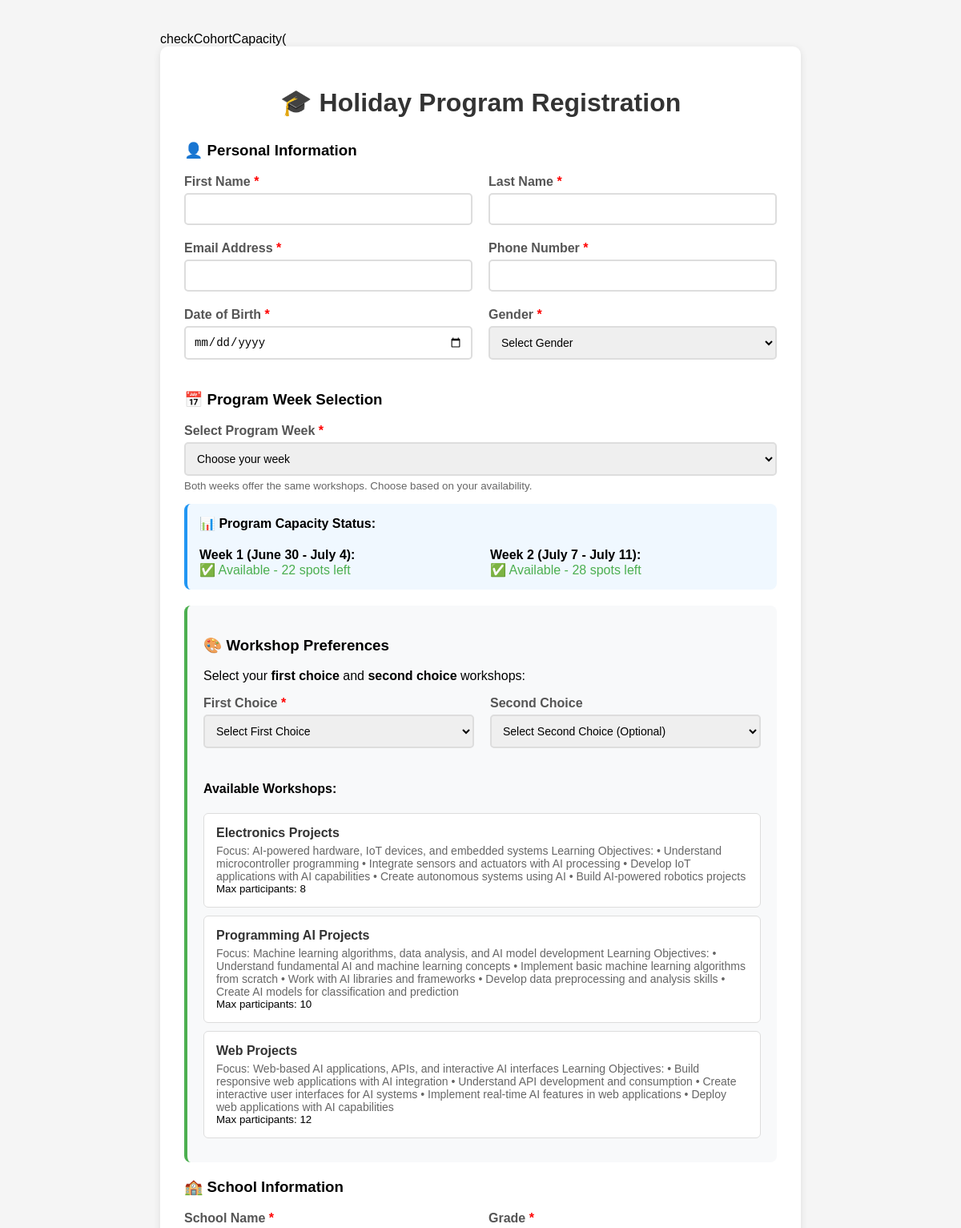
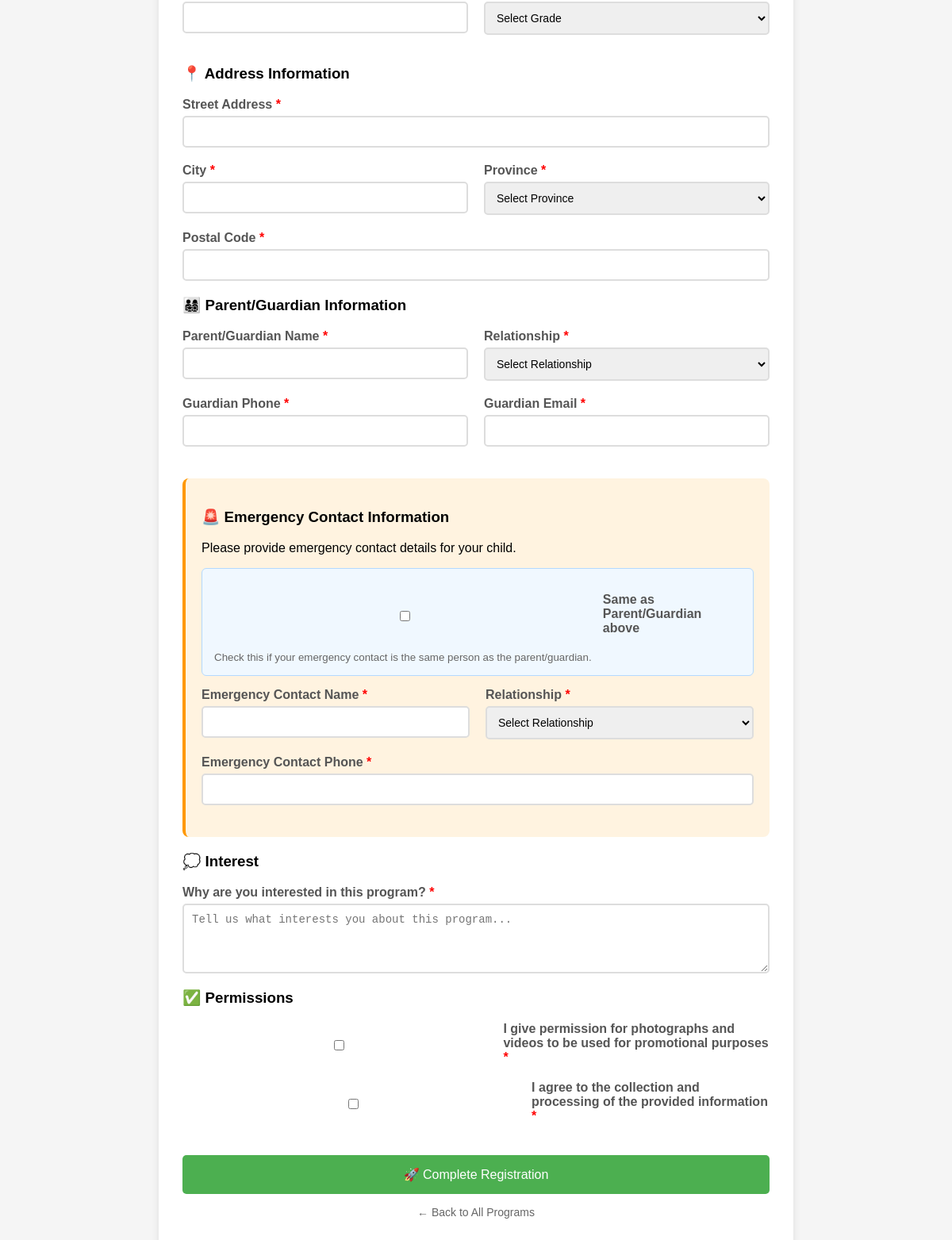
Screenshot of /app/Views/holidayPrograms/simple_registration.php?program_id=2 (signed in) with the database file from the repository (2 pictures, top to bottom).
### tables this page shows
CREATE TABLE `holiday_program_workshops` (
  `id` int NOT NULL,
  `program_id` int NOT NULL,
  `title` varchar(255) NOT NULL,
  `description` text,
  `instructor` varchar(255) DEFAULT NULL,
  `max_participants` int DEFAULT '15',
  `start_time` time DEFAULT NULL,
  `end_time` time DEFAULT NULL,
  `location` varchar(255) DEFAULT NULL,
  `created_at` timestamp NOT NULL DEFAULT CURRENT_TIMESTAMP,
  `updated_at` timestamp NOT NULL DEFAULT CURRENT_TIMESTAMP ON UPDATE CURRENT_TIMESTAMP,
  `prerequisites` text COMMENT 'Workshop prerequisites and requirements',
  `cohort_id` int DEFAULT NULL COMMENT 'Link workshop to specific cohort',
  `week_number` int DEFAULT '1' COMMENT 'Which week of program this workshop runs'
);

### app/Views/holidayPrograms/simple_registration.php (the view, shortened to what the rows shown need)
checkCohortCapacity(<?php
$programId = isset($_GET['program_id']) ? (int)$_GET['program_id'] : 2;
$success = false;
$workshops = [];
try {
    require_once '../../../server.php';
    if ($conn) {
        $workshopSql = "SELECT id, title, description, max_participants FROM holiday_program_workshops WHERE program_id = ? ORDER BY title";
        $workshopStmt = $conn->prepare($workshopSql);
        if ($workshopStmt) {
            $workshopStmt->bind_param("i", $programId);
            $workshopStmt->execute();
            $result = $workshopStmt->get_result();
            while ($row = $result->fetch_assoc()) {
                $workshops[] = $row;
            }
        }
    }
} catch (Exception $e) {
}
?>
<!DOCTYPE html>
<html lang="en">
<head>
</head>
<body>
    <div class="form-container">
        <h1>🎓 Holiday Program Registration</h1>
        <?php if ($success): ?>
            <div class="success">
                <h2>✅ Registration Successful!</h2>
                <p>Thank you for registering for the holiday program.</p>
                <p><strong>Registration ID:</strong> #<?php echo $registrationId; ?></p>
                <p><strong>Workshop Preferences:</strong>
                <?php
                $prefs = json_decode($workshopPreferenceJson, true);
                if (!empty($prefs)) {
                    $workshopNames = [];
                    foreach ($prefs as $prefId) {
                        foreach ($workshops as $workshop) {
                            if ($workshop['id'] == $prefId) {
                                $workshopNames[] = $workshop['title'];
                                break;
                            }
                        }
                    }
                    echo implode(', ', $workshopNames);
                }
                ?>
                </p>
                <p><strong>Emergency Contact:</strong> <?php echo htmlspecialchars($emergencyContactName); ?> (<?php echo htmlspecialchars($emergencyContactRelationship); ?>)</p>
                <p>You will receive a confirmation email shortly.</p>
                <p><strong>Selected Week:</strong> <?php echo htmlspecialchars($cohortNames[$cohortId] ?? 'Unknown'); ?></p>
                <p><strong>Dashboard Access:</strong> You will receive an email with instructions to set up your password and access your program dashboard.</p>
                <div style="margin-top: 20px;">
                    <a href="holidayProgramIndex.php" class="submit-btn" style="text-decoration: none; display: inline-block; text-align: center;">
                        🏠 Back to Programs
                    </a>
                </div>
            </div>
        <?php else: ?>
            <form method="POST" action="">
                <div class="workshop-selection">
                    <div style="margin-top: 20px;">
                        <?php foreach ($workshops as $workshop): ?>
                            <div class="workshop-option">
                                <h4><?php echo htmlspecialchars($workshop['title']); ?></h4>
                                <p><?php echo htmlspecialchars($workshop['description']); ?></p>
                                <small>Max participants: <?php echo $workshop['max_participants']; ?></small>
                            </div>
                        <?php endforeach; ?>
                    </div>
                </div>
            </form>
        <?php endif; ?>
    </div>
</body>
</html>

### rows the page displays
holiday_program_workshops: title "Electronics Projects", description "Focus: AI-powered hardware, IoT devices, and embedded systems Learning Objectives: • Understand microcontroller programming • Integrate sensors and actuators with AI processing • Develop IoT applications with AI capabilities • Create autonomous systems using AI • Build AI-powered robotics projects", max_participants "8"
holiday_program_workshops: title "Programming AI Projects", description "Focus: Machine learning algorithms, data analysis, and AI model development Learning Objectives: • Understand fundamental AI and machine learning concepts • Implement basic machine learning algorithms from scratch • Work with AI libraries and frameworks • Develop data preprocessing and analysis skills • Create AI models for classification and prediction", max_participants "10"
holiday_program_workshops: title "Web Projects", description "Focus: Web-based AI applications, APIs, and interactive AI interfaces Learning Objectives: • Build responsive web applications with AI integration • Understand API development and consumption • Create interactive user interfaces for AI systems • Implement real-time AI features in web applications • Deploy web applications with AI capabilities", max_participants "12"

### other values shown
$cohort3Capacity['remaining'] "22"
$cohort4Capacity['remaining'] "28"
